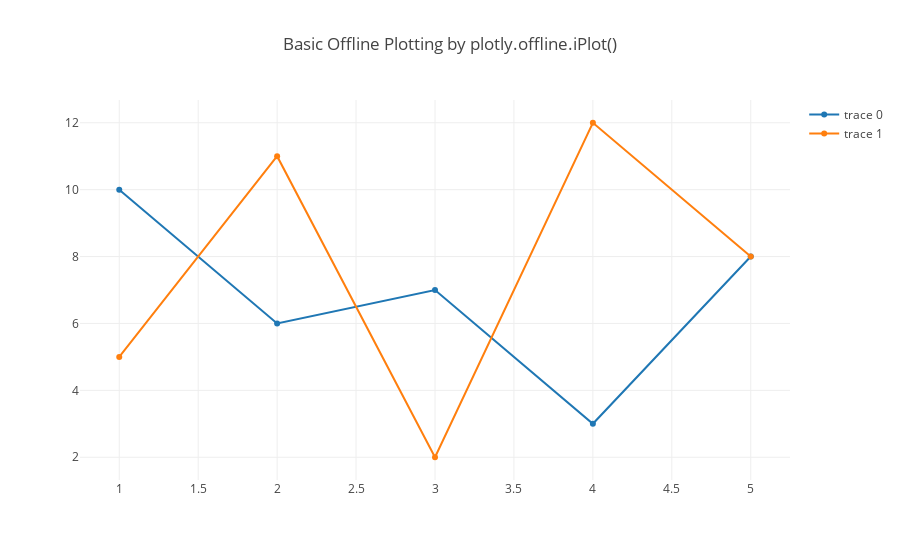

Here is the notebook cell this chart was saved with:
### Markdown cell above
- `plotly.offline.iplot()` display the plot in a Jupyter Notebook when working offline.

### Code cell
from plotly.graph_objs import Scatter, Layout

plotly.offline.init_notebook_mode(connected=True)

trace1 = Scatter(x=[1, 2, 3, 4, 5], y=[10, 6, 7, 3, 8])
trace2 = Scatter(x=[1, 2, 3, 4, 5], y=[5, 11, 2, 12, 8])

plotly.offline.iplot({
    "data": [trace1, trace2],
    "layout": Layout(title="Basic Offline Plotting by plotly.offline.iPlot()")
})

### Figure 1 — Plotly figure (JSON) as saved in the notebook; plotly's stock layout.template omitted (floating-point values rounded to 4 significant figures)
{"data": [{"type": "scatter", "x": [1, 2, 3, 4, 5], "y": [10, 6, 7, 3, 8]}, {"type": "scatter", "x": [1, 2, 3, 4, 5], "y": [5, 11, 2, 12, 8]}], "layout": {"title": "Basic Offline Plotting by plotly.offline.iPlot()"}}
